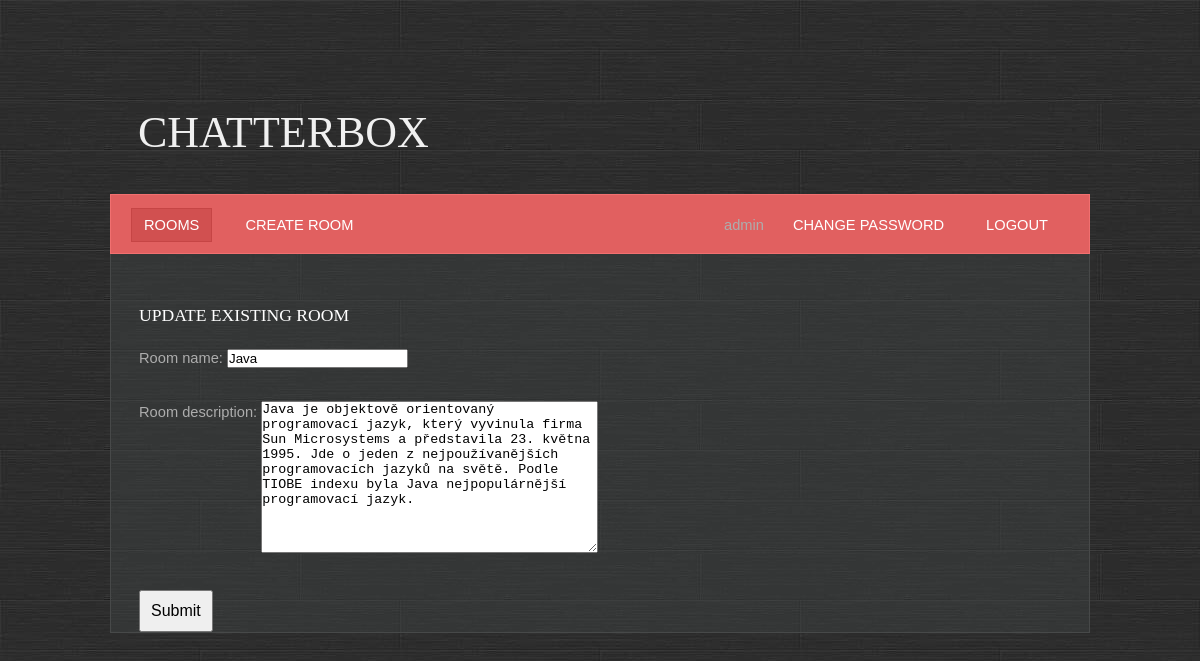
/room/update/2 (signed in), run on the app's committed database.
### base/models.py (models this page shows, shortened)
class Room(Model):
    name = models.CharField(max_length=200, unique=True)
    description = models.TextField(null=True, blank=True)
    participants = models.ManyToManyField(User, related_name='participants', blank=True)
    created = models.DateTimeField(auto_now_add=True)
    updated = models.DateTimeField(auto_now=True)
    class Meta:
        ordering = ['-created', 'name']

### base/views.py (the view)
# urls.py: path('room/update/<pk>', base.views.RoomUpdateView.as_view(), name='room_update'),
class RoomUpdateView(LoginRequiredMixin, UpdateView):
    template_name = 'base/room_form.html'
    extra_context = {'title': 'Update existing room'}
    form_class = RoomForm
    success_url = reverse_lazy('rooms')
    model = Room

### base/forms.py (shortened to what this page needs)
class RoomForm(ModelForm):
    class Meta:
        model = Room
        fields = '__all__'
        exclude = ['participants']

### base/templates/base/room_form.html (shortened to what this page needs)
{% extends 'main.html' %}
{% block content %}
    <h3>{{  title }}</h3>
    <form method="post">
        <div class="box">
            <label for="{{  form.name.id_for_label }}">Room name:</label>
            {{ form.name }}
        </div>
        <div class="box">
            <label for="{{ form.description.id_for_label }}" style="vertical-align: top;">Room description:</label>
            {{ form.description }}
        </div>
        <button typeof="submit">Submit</button>
    </form>
{% endblock %}

### templates/navbar.html
<ul>
    <li class="first active">
        <a href="{% url 'rooms' %}">Rooms</a>
    </li>
    <li>
        <a href="{% url 'room_create' %}">Create room</a>
    </li>
    {% if user.is_authenticated %}
        <li class="last-child">
            <a href="{% url 'logout' %}">Logout</a>
        </li>
        <li class="last-child">
            <a href="{% url 'password_change' %}">Change password</a>
        </li>
        <li class="last-child">{{ user.username }}
        </li>
    {% else %}
        <li class="last-child">
            <a href="{% url 'login' %}">Login</a>
        </li>
    {% endif %}
</ul><br class="clearfix"/>

### static/styles/style.css (style rules this page uses)
* { margin: 0; padding: 0; }
a { text-decoration: underline; color: #e8e8e8; }
body { font-size: 11pt; line-height: 1.6em; font-family: Arial, sans-serif; background: #9ea3a3; color: #adadad; background: url(/static/images/bg.jpg); }
button { padding: 10px; font-size: 12pt; }
h1,h2,h3,h4 { text-transform: uppercase; font-weight: normal; color: #f0f0f0; }
h2,h3,h4 { margin-bottom: 20px; font-family: Arvo, serif; color: #ffffff; }
h3 { font-size: 1.2em; }
ul { margin-bottom: 1.25em; }
ul { list-style: none; }
.last-child { float:right; }
.box { overflow: hidden; margin: 0 0 30px 0; }
#menu a { text-decoration: none; text-transform: uppercase; color: #ffffff; padding: 8px 12px 8px 12px; border: solid 1px #e16060; }
#menu ul { list-style: none; }
#menu ul li { display: inline; padding: 0 8px 0 8px; }
#menu ul li.first { padding-left: 0; }
#menu ul li.active a { background: #D15050; border: solid 1px #C64545; }

### data on the page
Room: name "Java", description "Java je objektově orientovaný programovací jazyk, který vyvinula firma Sun Microsystems a představila 23. května 1995. Jde o jeden z nejpoužívanějších programovacích jazyků na světě. Podle TIOBE indexu byla Java nejpopulárnější programovací jazyk."

### other printed values
{{ user.username }} "admin"
{{ title }} "UPDATE EXISTING ROOM"
